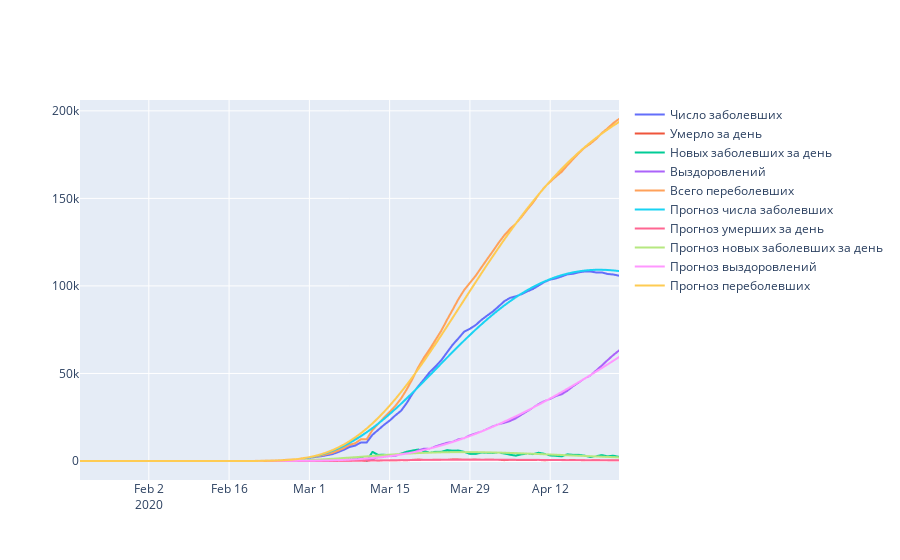

The cell this chart's notebook holds for it:
### Code cell
#Визуализация результатов. Все точно также как при нормальном распределении
#Рассчет значений кривых - копия тех же операций из функции loss_gamma
import numpy as np

x = [datetime.datetime(year=2020, month=1, day=21)]
for i in range(len(recs)):
    x.append(x[-1]+datetime.timedelta(days=1))

n_f = np.zeros(shape=(len(inf),))
for i in range(len(n_f)):
    n_f[i] = max(0,(x_pred_gamma.x[1]*((i-x_pred_gamma.x[0])**(x_pred_gamma.x[2]-1)*
                  ((math.e**(-(i-x_pred_gamma.x[0])/x_pred_gamma.x[3]))/(x_pred_gamma.x[3]**
                                                                         x_pred_gamma.x[2]*
                                                             gamma(x_pred_gamma.x[2]))))).real)

n_d = np.zeros(shape=(len(dead_inc),))
for i in range(len(n_d)):
    n_d[i] = max(0,(x_pred_gamma.x[5]*((i-x_pred_gamma.x[4])**(x_pred_gamma.x[6]-1)*
                  ((math.e**(-(i-x_pred_gamma.x[4])/x_pred_gamma.x[7]))/(x_pred_gamma.x[7]**
                                                                         x_pred_gamma.x[6]*
                                                             gamma(x_pred_gamma.x[6]))))).real)

n_c = np.zeros(shape=(len(inc),))
for i in range(len(n_c)):
    n_c[i] = max(0,(x_pred_gamma.x[9]*((i-x_pred_gamma.x[8])**(x_pred_gamma.x[10]-1)*
                  ((math.e**(-(i-x_pred_gamma.x[8])/x_pred_gamma.x[11]))/(x_pred_gamma.x[11]**
                                                                          x_pred_gamma.x[10]*
                                                              gamma(x_pred_gamma.x[10]))))).real)
    
n_r = np.zeros(shape=(len(recs),))
for i in range(len(n_r)):
    n_r[i] = calculate_recs_gamma(i,x_pred_gamma.x[0],x_pred_gamma.x[1],x_pred_gamma.x[2],x_pred_gamma.x[3],
                            x_pred_gamma.x[4],x_pred_gamma.x[5],x_pred_gamma.x[6],x_pred_gamma.x[7],
                            x_pred_gamma.x[8],x_pred_gamma.x[9],x_pred_gamma.x[10],x_pred_gamma.x[11])

n_t = np.zeros(shape=(len(total),))
for i in range(len(n_t)):
    n_t[i]=0
    for j in range(i+1):
        deads=0
        for k in range(j+1):
            deads+=max(0,(x_pred_gamma.x[5]*((k-x_pred_gamma.x[4])**(x_pred_gamma.x[6]-1)*
                  ((math.e**(-(k-x_pred_gamma.x[4])/x_pred_gamma.x[7]))/(x_pred_gamma.x[7]**
                                                                         x_pred_gamma.x[6]*
                                                             gamma(x_pred_gamma.x[6]))))).real)
    n_t[i] += (max(0,x_pred_gamma.x[1]*((i-x_pred_gamma.x[0])**(x_pred_gamma.x[2]-1)*
                  ((math.e**(-(i-x_pred_gamma.x[0])/x_pred_gamma.x[3]))/(x_pred_gamma.x[3]**
                                                                         x_pred_gamma.x[2]*
                                                             gamma(x_pred_gamma.x[2])))).real) + 
                calculate_recs_gamma(i,x_pred_gamma.x[0],x_pred_gamma.x[1],x_pred_gamma.x[2],x_pred_gamma.x[3],
                            x_pred_gamma.x[4],x_pred_gamma.x[5],x_pred_gamma.x[6],x_pred_gamma.x[7],
                            x_pred_gamma.x[8],x_pred_gamma.x[9],x_pred_gamma.x[10],x_pred_gamma.x[11])+
                deads)  


fig = go.Figure()
fig.add_trace(go.Scattergl(
    x=x,
    y = inf,
    name = 'Число заболевших',
))
fig.add_trace(go.Scattergl(
    x=x,
    y = dead_inc,
    name = 'Умерло за день',
))
fig.add_trace(go.Scattergl(
    x=x,
    y = inc,
    name = 'Новых заболевших за день',
))
fig.add_trace(go.Scattergl(
    x=x,
    y = recs,
    name = 'Выздоровлений',
))
fig.add_trace(go.Scattergl(
    x=x,
    y = total,
    name = 'Всего переболевших',
))
fig.add_trace(go.Scattergl(
    x=x,
    y = n_f,
    name = 'Прогноз числа заболевших',
))
fig.add_trace(go.Scattergl(
    x=x,
    y = n_d,
    name = 'Прогноз умерших за день',
))
fig.add_trace(go.Scattergl(
    x=x,
    y = n_c,
    name = 'Прогноз новых заболевших за день',
))
fig.add_trace(go.Scattergl(
    x=x,
    y = n_r,
    name = 'Прогноз выздоровлений',
))
fig.add_trace(go.Scattergl(
    x=x,
    y = n_t,
    name = 'Прогноз переболевших',
))
